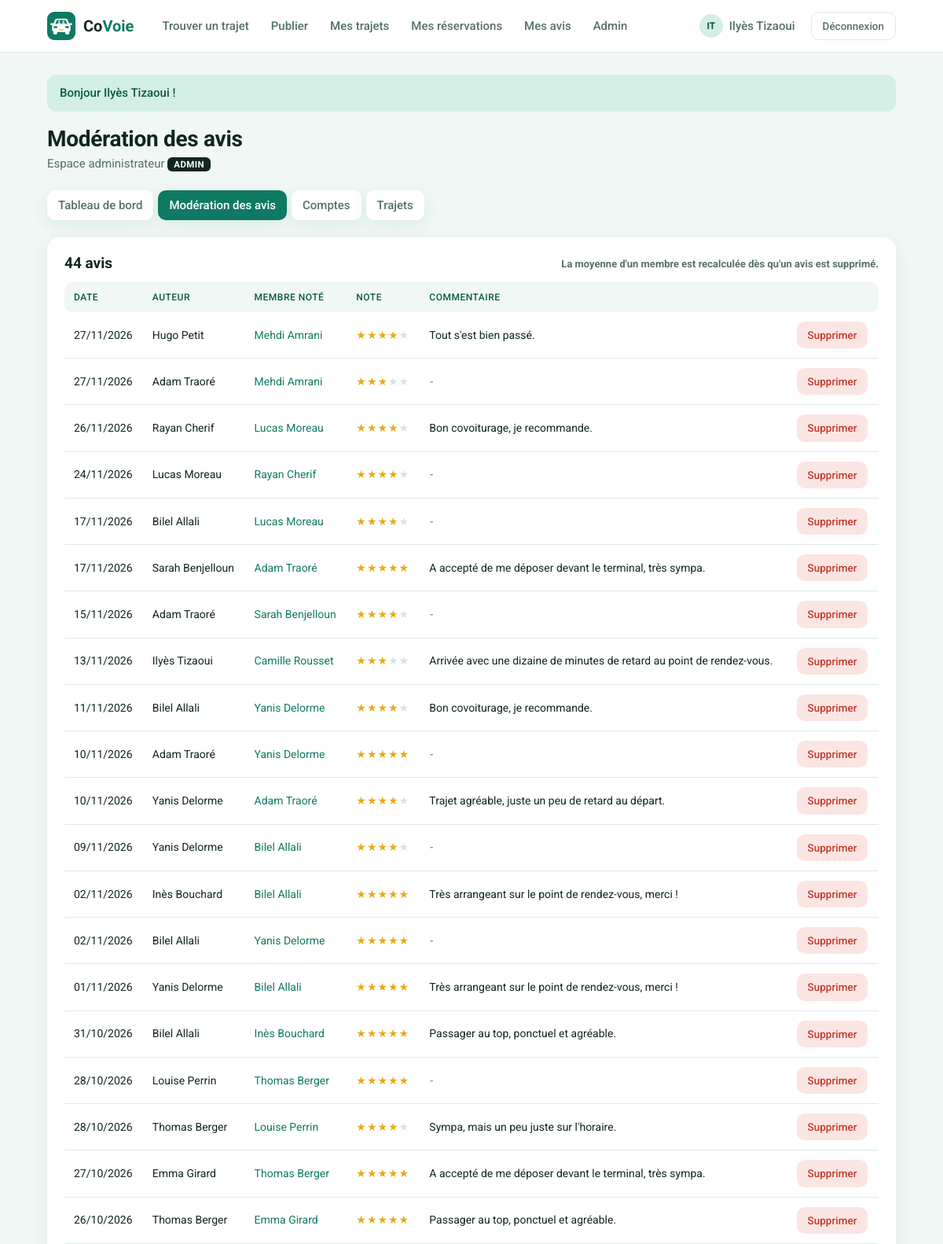
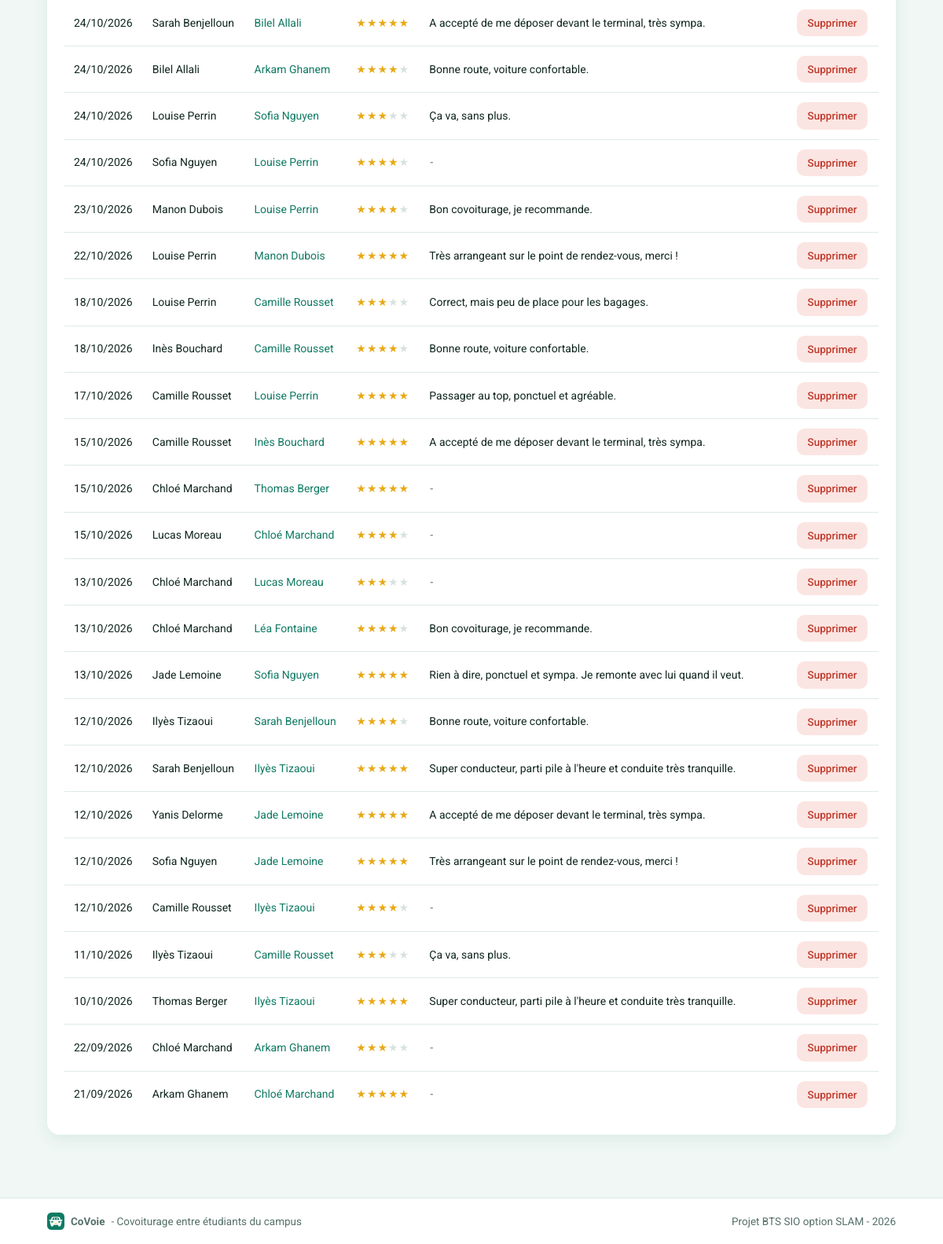
The page /index.php?page=admin-avis (signed in) on the database its author committed (2 pictures, top to bottom).
### tables this page shows
CREATE TABLE avis (
    id          INT(11)  NOT NULL AUTO_INCREMENT,
    note        INT(1)   NOT NULL,
    commentaire TEXT     NULL,
    date_avis   DATETIME NOT NULL,
    id_trajet   INT(11)  NOT NULL,
    id_auteur   INT(11)  NOT NULL,
    id_cible    INT(11)  NOT NULL,

    PRIMARY KEY (id),

     
    UNIQUE KEY un_seul_avis (id_trajet, id_auteur, id_cible),
    KEY recherche_cible (id_cible),

    CONSTRAINT fk_avis_trajet
        FOREIGN KEY (id_trajet) REFERENCES trajets (id) ON DELETE CASCADE,
    CONSTRAINT fk_avis_auteur
        FOREIGN KEY (id_auteur) REFERENCES utilisateurs (id) ON DELETE CASCADE,
    CONSTRAINT fk_avis_cible
        FOREIGN KEY (id_cible) REFERENCES utilisateurs (id) ON DELETE CASCADE
);

CREATE TABLE utilisateurs (
    id               INT(11)      NOT NULL AUTO_INCREMENT,
    nom              VARCHAR(100) NOT NULL,
    email            VARCHAR(180) NOT NULL,
    mot_de_passe     VARCHAR(255) NOT NULL,
    role             VARCHAR(10)  NOT NULL DEFAULT 'membre',
    date_inscription DATETIME     NOT NULL,

    PRIMARY KEY (id),
    UNIQUE KEY email_unique (email)
);

### controleurs/AdminController.php (called while the page is built, shortened)
<?php
class AdminController
{
    public function avis(): void
    {
        afficherVue('admin/avis', [
            'titre' => 'Modération des avis',
            'onglet' => 'admin-avis',
            'avis' => Avis::listerTous()
        ]);
    }
}

### index.php (called while the page is built, shortened)
<?php
require_once 'includes/connexion.php';
require_once 'includes/fonctions.php';
require_once 'includes/routes.php';
require_once 'modeles/Avis.php';
require_once 'controleurs/AdminController.php';
$page = 'accueil';
if (isset($_GET['page']) && is_string($_GET['page'])) {
    $page = $_GET['page'];
}
$nomMethode = $routes[$page][1];
$controleur = new $nomControleur();
$controleur->$nomMethode();

### includes/connexion.php (called while the page is built)
<?php
function connexionBdd(): PDO
{
    static $pdo = null;
    if ($pdo === null) {
        $dsn = 'mysql:host=' . BDD_HOTE . ';port=' . BDD_PORT . ';dbname=' . BDD_NOM . ';charset=utf8mb4';
        try {
            $pdo = new PDO($dsn, BDD_UTILISATEUR, BDD_MOT_DE_PASSE, [
                PDO::ATTR_ERRMODE => PDO::ERRMODE_EXCEPTION,
                PDO::ATTR_DEFAULT_FETCH_MODE => PDO::FETCH_ASSOC,
                PDO::ATTR_EMULATE_PREPARES => false
            ]);
        } catch (PDOException $erreur) {
            afficherErreur(500, 'Base de données inaccessible : lancez WAMP et importez sql/bdd_covoie.sql.');
        }
    }
    return $pdo;
}
function requete(string $sql, array $parametres = []): PDOStatement
{
    $resultat = connexionBdd()->prepare($sql);
    $resultat->execute($parametres);
    return $resultat;
}

### modeles/Avis.php (called while the page is built, shortened)
<?php
class Avis
{
    public static function listerTous(): array
    {
        $sql = "SELECT a.*, auteur.nom AS nom_auteur, cible.nom AS nom_cible
                FROM avis a
                JOIN utilisateurs auteur ON auteur.id = a.id_auteur
                JOIN utilisateurs cible ON cible.id = a.id_cible
                ORDER BY a.date_avis DESC";
        return requete($sql)->fetchAll();
    }
}

### vues/admin/avis.php (the view, shortened to what this page needs)
<?php
require 'vues/admin/onglets.php';
?>
<div class="carte">
    <h2><?= count($avis) ?> avis <span class="discret">La moyenne d'un membre est recalculée dès qu'un avis est supprimé.</span></h2>
    <div class="tableau-defilant">
        <table>
            <tr>
                <th>Date</th>
                <th>Auteur</th>
                <th>Membre noté</th>
                <th>Note</th>
                <th>Commentaire</th>
                <th></th>
            </tr>
            <?php foreach ($avis as $a) { ?>
                <tr>
                    <td><?= formaterDate($a['date_avis']) ?></td>
                    <td><?= e($a['nom_auteur']) ?></td>
                    <td><a href="index.php?page=profil&amp;id=<?= $a['id_cible'] ?>"><?= e($a['nom_cible']) ?></a></td>
                    <td class="etoiles"><?= etoiles((int) $a['note']) ?></td>
                    <td>
                        <?php if ($a['commentaire'] === null) { ?>
                            <span class="note-vide">-</span>
                        <?php } else { ?>
                            <?= e($a['commentaire']) ?>
                        <?php } ?>
                    </td>
                    <td>
                        <form class="en-ligne" method="post" action="index.php?page=admin-supprimer-avis&amp;id=<?= $a['id'] ?>"
                              data-confirmation="Supprimer cet avis ?">
                            <button class="bouton bouton-danger bouton-petit" type="submit">Supprimer</button>
                        </form>
                    </td>
                </tr>
            <?php } ?>
        </table>
    </div>
</div>

### includes/fonctions.php (shortened to what this page needs)
<?php
function afficherVue(string $vue, array $donnees = []): void
{
    extract($donnees);
    require 'vues/gabarit/header.php';
    require 'vues/' . $vue . '.php';
    require 'vues/gabarit/footer.php';
}
function e($texte): string
{
    return htmlspecialchars((string) $texte, ENT_QUOTES, 'UTF-8');
}
function formaterDate(string $date): string
{
    return date('d/m/Y', strtotime($date));
}
function initiales(string $nom): string
{
    $initiales = '';
    foreach (explode(' ', $nom) as $mot) {
        if ($mot !== '') {
            $initiales .= mb_strtoupper(mb_substr($mot, 0, 1));
        }
    }
    return mb_substr($initiales, 0, 2);
}
function avatar(string $nom, string $classe = ''): string
{
    $couleur = abs(crc32($nom)) % 5;
    return '<span class="avatar avatar-couleur-' . $couleur . ' ' . $classe . '">' . e(initiales($nom)) . '</span>';
}
function etoiles(int $note): string
{
    return str_repeat('★', $note) . '<span class="eteinte">' . str_repeat('★', 5 - $note) . '</span>';
}

### css/style.css (style rules this page uses)
:root { --fond: #f0f7f4; --surface: #ffffff; --encre: #10261f; --gris: #56706a; --bord: #dcebe5; --primaire: #0f7a63; --primaire-fonce: #0b5a49; --clair: #d3eee5; --champ: #f9fcfb; --jaune: #f2c94c; --jaune-clair: #fdf3d3; --rouge: #c0392b; --rouge-clair: #fbe5e2; --etoile: #e8a917; --ombre: 0 6px 20px rgba(15, 122, 99, .09); --rayon: 16px; }
* { box-sizing: border-box; }
body { margin: 0; font-family: "Roboto", Arial, sans-serif; font-size: 15px; line-height: 1.5; color: var(--encre); background: var(--fond); min-height: 100vh; display: flex; flex-direction: column; }
a { color: var(--primaire); text-decoration: none; }
h1, h2, h3 { margin: 0 0 12px; line-height: 1.2; }
h2 { font-size: 19px; }
.discret { color: var(--gris); font-size: 13px; }
.moi .avatar { width: 30px; height: 30px; font-size: 12px; }
.bouton { display: inline-flex; align-items: center; justify-content: center; gap: 6px; background: var(--primaire); color: #fff; border: none; border-radius: 12px; padding: 11px 20px; font: inherit; font-weight: 500; cursor: pointer; }
.bouton-danger { background: var(--rouge-clair); color: var(--rouge); }
.bouton-petit { padding: 7px 14px; font-size: 13.5px; border-radius: 10px; }
.en-ligne { display: inline; margin: 0; }
.carte { background: var(--surface); border-radius: var(--rayon); box-shadow: var(--ombre); padding: 22px; margin-bottom: 20px; }
.carte > h2 { display: flex; align-items: center; justify-content: space-between; gap: 10px; }
.avatar { width: 40px; height: 40px; flex: none; border-radius: 50%; background: var(--clair); color: var(--primaire-fonce); display: grid; place-items: center; font-weight: 700; font-size: 14px; }
.avatar-couleur-0 { background: var(--clair); color: var(--primaire-fonce); }
.note-vide { color: var(--gris); font-style: italic; font-weight: 400; }
.etoiles { color: var(--etoile); letter-spacing: 1px; margin-left: auto; }
.etoiles .eteinte { color: #d7e2de; }
.tableau-defilant { overflow-x: auto; }
table { width: 100%; border-collapse: collapse; font-size: 14px; }
th { text-align: left; color: var(--primaire-fonce); background: var(--fond); font-weight: 500; font-size: 12px; text-transform: uppercase; letter-spacing: .5px; padding: 10px 12px; white-space: nowrap; }
th:first-child { border-radius: 10px 0 0 10px; }
th:last-child { border-radius: 0 10px 10px 0; }
td { padding: 12px; border-bottom: 1px solid var(--bord); vertical-align: middle; }
tr:last-child td { border-bottom: none; }
.bouton { transition: background .15s, transform .1s; }
main.conteneur > * { animation: apparition .35s ease both; }

### rows shown on the page
avis: date_avis "27/11/2026", id_auteur.nom "Hugo Petit", id_cible.nom "Mehdi Amrani", note "★★★★", note "★", commentaire "Tout s'est bien passé."
avis: date_avis "27/11/2026", id_auteur.nom "Adam Traoré", id_cible.nom "Mehdi Amrani", note "★★★", note "★★"
avis: date_avis "26/11/2026", id_auteur.nom "Rayan Cherif", id_cible.nom "Lucas Moreau", note "★★★★", note "★", commentaire "Bon covoiturage, je recommande."
avis: date_avis "24/11/2026", id_auteur.nom "Lucas Moreau", id_cible.nom "Rayan Cherif", note "★★★★", note "★"
avis: date_avis "17/11/2026", id_auteur.nom "Bilel Allali", id_cible.nom "Lucas Moreau", note "★★★★", note "★"
avis: date_avis "17/11/2026", id_auteur.nom "Sarah Benjelloun", id_cible.nom "Adam Traoré", note "★★★★★", commentaire "A accepté de me déposer devant le terminal, très sympa."
avis: date_avis "15/11/2026", id_auteur.nom "Adam Traoré", id_cible.nom "Sarah Benjelloun", note "★★★★", note "★"
avis: date_avis "13/11/2026", id_auteur.nom "Ilyès Tizaoui", id_cible.nom "Camille Rousset", note "★★★", note "★★", commentaire "Arrivée avec une dizaine de minutes de retard au point de rendez-vous."
avis: date_avis "11/11/2026", id_auteur.nom "Bilel Allali", id_cible.nom "Yanis Delorme", note "★★★★", note "★", commentaire "Bon covoiturage, je recommande."
avis: date_avis "10/11/2026", id_auteur.nom "Adam Traoré", id_cible.nom "Yanis Delorme", note "★★★★★"
avis: date_avis "10/11/2026", id_auteur.nom "Yanis Delorme", id_cible.nom "Adam Traoré", note "★★★★", note "★", commentaire "Trajet agréable, juste un peu de retard au départ."
avis: date_avis "09/11/2026", id_auteur.nom "Yanis Delorme", id_cible.nom "Bilel Allali", note "★★★★", note "★"
avis: date_avis "02/11/2026", id_auteur.nom "Inès Bouchard", id_cible.nom "Bilel Allali", note "★★★★★", commentaire "Très arrangeant sur le point de rendez-vous, merci !"
avis: date_avis "02/11/2026", id_auteur.nom "Bilel Allali", id_cible.nom "Yanis Delorme", note "★★★★★"
avis: date_avis "01/11/2026", id_auteur.nom "Yanis Delorme", id_cible.nom "Bilel Allali", note "★★★★★", commentaire "Très arrangeant sur le point de rendez-vous, merci !"
avis: date_avis "31/10/2026", id_auteur.nom "Bilel Allali", id_cible.nom "Inès Bouchard", note "★★★★★", commentaire "Passager au top, ponctuel et agréable."
avis: date_avis "28/10/2026", id_auteur.nom "Louise Perrin", id_cible.nom "Thomas Berger", note "★★★★★"
avis: date_avis "28/10/2026", id_auteur.nom "Thomas Berger", id_cible.nom "Louise Perrin", note "★★★★", note "★", commentaire "Sympa, mais un peu juste sur l'horaire."
avis: date_avis "27/10/2026", id_auteur.nom "Emma Girard", id_cible.nom "Thomas Berger", note "★★★★★", commentaire "A accepté de me déposer devant le terminal, très sympa."
avis: date_avis "26/10/2026", id_auteur.nom "Thomas Berger", id_cible.nom "Emma Girard", note "★★★★★", commentaire "Passager au top, ponctuel et agréable."
avis: date_avis "24/10/2026", id_auteur.nom "Sarah Benjelloun", id_cible.nom "Bilel Allali", note "★★★★★", commentaire "A accepté de me déposer devant le terminal, très sympa."
avis: date_avis "24/10/2026", id_auteur.nom "Bilel Allali", id_cible.nom "Arkam Ghanem", note "★★★★", note "★", commentaire "Bonne route, voiture confortable."
avis: date_avis "24/10/2026", id_auteur.nom "Louise Perrin", id_cible.nom "Sofia Nguyen", note "★★★", note "★★", commentaire "Ça va, sans plus."
avis: date_avis "24/10/2026", id_auteur.nom "Sofia Nguyen", id_cible.nom "Louise Perrin", note "★★★★", note "★"
avis: date_avis "23/10/2026", id_auteur.nom "Manon Dubois", id_cible.nom "Louise Perrin", note "★★★★", note "★", commentaire "Bon covoiturage, je recommande."
avis: date_avis "22/10/2026", id_auteur.nom "Louise Perrin", id_cible.nom "Manon Dubois", note "★★★★★", commentaire "Très arrangeant sur le point de rendez-vous, merci !"
avis: date_avis "18/10/2026", id_auteur.nom "Louise Perrin", id_cible.nom "Camille Rousset", note "★★★", note "★★", commentaire "Correct, mais peu de place pour les bagages."
avis: date_avis "18/10/2026", id_auteur.nom "Inès Bouchard", id_cible.nom "Camille Rousset", note "★★★★", note "★", commentaire "Bonne route, voiture confortable."
avis: date_avis "17/10/2026", id_auteur.nom "Camille Rousset", id_cible.nom "Louise Perrin", note "★★★★★", commentaire "Passager au top, ponctuel et agréable."
avis: date_avis "15/10/2026", id_auteur.nom "Camille Rousset", id_cible.nom "Inès Bouchard", note "★★★★★", commentaire "A accepté de me déposer devant le terminal, très sympa."
avis: date_avis "15/10/2026", id_auteur.nom "Chloé Marchand", id_cible.nom "Thomas Berger", note "★★★★★"
avis: date_avis "15/10/2026", id_auteur.nom "Lucas Moreau", id_cible.nom "Chloé Marchand", note "★★★★", note "★"
avis: date_avis "13/10/2026", id_auteur.nom "Chloé Marchand", id_cible.nom "Lucas Moreau", note "★★★", note "★★"
avis: date_avis "13/10/2026", id_auteur.nom "Chloé Marchand", id_cible.nom "Léa Fontaine", note "★★★★", note "★", commentaire "Bon covoiturage, je recommande."
avis: date_avis "13/10/2026", id_auteur.nom "Jade Lemoine", id_cible.nom "Sofia Nguyen", note "★★★★★", commentaire "Rien à dire, ponctuel et sympa. Je remonte avec lui quand il veut."
avis: date_avis "12/10/2026", id_auteur.nom "Ilyès Tizaoui", id_cible.nom "Sarah Benjelloun", note "★★★★", note "★", commentaire "Bonne route, voiture confortable."
avis: date_avis "12/10/2026", id_auteur.nom "Sarah Benjelloun", id_cible.nom "Ilyès Tizaoui", note "★★★★★", commentaire "Super conducteur, parti pile à l'heure et conduite très tranquille."
avis: date_avis "12/10/2026", id_auteur.nom "Yanis Delorme", id_cible.nom "Jade Lemoine", note "★★★★★", commentaire "A accepté de me déposer devant le terminal, très sympa."
avis: date_avis "12/10/2026", id_auteur.nom "Sofia Nguyen", id_cible.nom "Jade Lemoine", note "★★★★★", commentaire "Très arrangeant sur le point de rendez-vous, merci !"
avis: date_avis "12/10/2026", id_auteur.nom "Camille Rousset", id_cible.nom "Ilyès Tizaoui", note "★★★★", note "★"
avis: date_avis "11/10/2026", id_auteur.nom "Ilyès Tizaoui", id_cible.nom "Camille Rousset", note "★★★", note "★★", commentaire "Ça va, sans plus."
avis: date_avis "10/10/2026", id_auteur.nom "Thomas Berger", id_cible.nom "Ilyès Tizaoui", note "★★★★★", commentaire "Super conducteur, parti pile à l'heure et conduite très tranquille."
avis: date_avis "22/09/2026", id_auteur.nom "Chloé Marchand", id_cible.nom "Arkam Ghanem", note "★★★", note "★★"
avis: date_avis "21/09/2026", id_auteur.nom "Arkam Ghanem", id_cible.nom "Chloé Marchand", note "★★★★★"

### other values the page prints
initiales($nom) "IT"
nomConnecte() "Ilyès Tizaoui"
$message['texte'] "Bonjour Ilyès Tizaoui !"
$titre "Modération des avis"
$texte "Tableau de bord"
$texte "Modération des avis"
$texte "Comptes"
$texte "Trajets"
count($avis) "44"
SLOGAN_APPLICATION "Covoiturage entre étudiants du campus"
